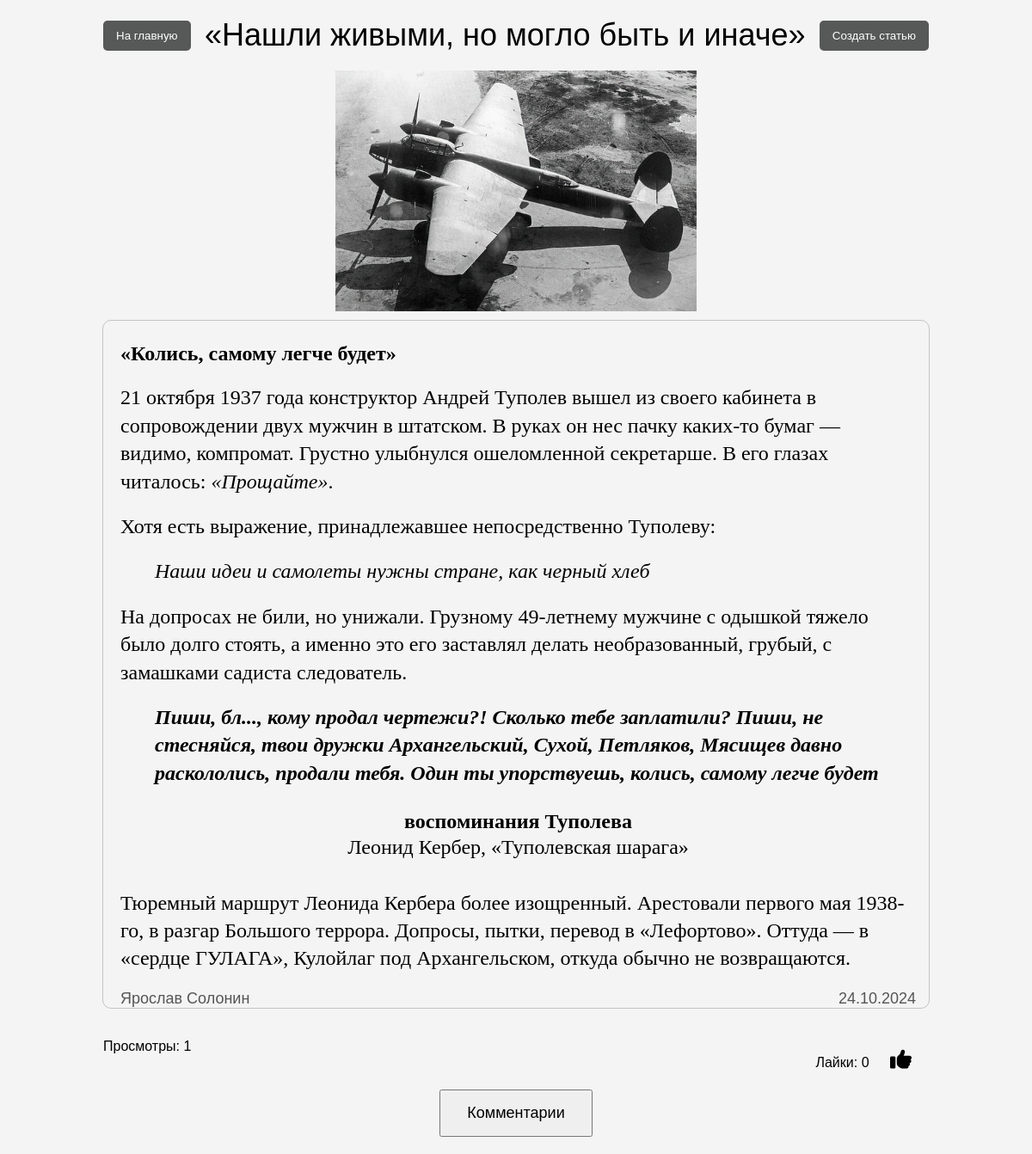
The app's page /public/news.php?id=13 with its own data.
### tables this page shows
CREATE TABLE `newstb` (
  `id` int(11) NOT NULL AUTO_INCREMENT,
  `art_title` varchar(255) NOT NULL,
  `avtor` varchar(45) NOT NULL,
  `descr` varchar(255) NOT NULL,
  `article` longtext NOT NULL,
  `img` varchar(600) NOT NULL,
  `data` date DEFAULT NULL,
  `likes` int(11) DEFAULT 0,
  `views` int(11) DEFAULT 0,
  PRIMARY KEY (`id`)
);

### public/news.php (the view, shortened to what this page needs)
<?php
    include '../config/db_config.php';
    if (isset($_GET['id'])) {
        $art_id = intval($_GET['id']);
        $stmt = $conn->prepare("SELECT * FROM newstb WHERE id = ?");
        $stmt->bind_param("i", $art_id);
        $stmt->execute();
        $result = $stmt->get_result();
        if ($result->num_rows > 0) {
            $article = $result->fetch_assoc();
        } else {
            echo "Article not found.";
            exit;
        }
    $user_has_liked = in_array($art_id, $_SESSION['liked_articles']);
} else {
        echo "Invalid article ID.";
        exit;
    }
?>
<!DOCTYPE html>
<html lang="en">
    <head>
        <link rel="stylesheet" href="https://cdnjs.cloudflare.com/ajax/libs/font-awesome/6.6.0/css/all.min.css">
        <link rel="stylesheet" type="text/css" href="../includes/css/news-style.css">
    </head>
    <body>
        <div class="title-container">
            <button class="home-button" onclick="window.location.href='main.php';">На главную</button>
            <div class="title">
                <p><?php echo htmlspecialchars($article['art_title']); ?></p>
            </div>
            <button class="navigate-button" onclick="window.location.href='addNews.php';">Создать статью</button>
        </div>
        <div class="image">
            <img src="<?php echo htmlspecialchars($article['img']); ?>" alt="Image">
        </div>
        <div class="news">
            <div class="news-text">
                <?php echo $article['article']; ?>
            </div>
            <div class="meta-info">
                <span class="author"><?php echo htmlspecialchars($article['avtor']); ?></span>
                <span class="date"><?php echo date('d.m.Y', strtotime($article['data'])); ?></span>
            </div>
        </div>
        <div class="views-likes">
            <span class="views">Просмотры: <?php echo htmlspecialchars($article['views']); ?></span>
            <span class="likes">
        <span class="likes-count">Лайки: <?php echo htmlspecialchars($article['likes']); ?></span>
                <form action="" method="post" style="display: inline;">
                    <?php if ($user_has_liked): ?>
                        <button type="submit" name="like_action" class="unlike-button">
                            <i class="fa-solid fa-thumbs-down"></i>
                        </button>
                    <?php else: ?>
                        <button type="submit" name="like_action" class="like-button">
                            <i class="fa-solid fa-thumbs-up"></i>
                        </button>
                    <?php endif; ?>
                </form>
            </span>
        </div>
        <button id="toggle-comments">Комментарии</button>
    </body>
</html>

### includes/css/news-style.css (style rules this page uses)
body { font-family: Arial, sans-serif; margin: 0; padding: 0; display: flex; flex-direction: column; align-items: center; min-height: 100vh; background-color: #f4f4f4; }
.title-container { display: flex; justify-content: space-between; align-items: center; width: 80%; margin-top: 20px; margin-bottom: 20px; }
.title { flex-grow: 1; text-align: center; margin: 0; }
.title p { font-size: 36px; margin: 0; }
.navigate-button, .home-button { background-color: rgb(87, 88, 88); color: white; border: none; border-radius: 5px; padding: 10px 15px; cursor: pointer; }
.image { width: 35%; margin-bottom: 10px; display: flex; justify-content: center; align-items: center; }
.image img { max-width: 100%; height: auto; }
.news { width: 80%; border: 1px solid #c4c4c4; border-radius: 10px; margin-bottom: 25px; }
.news-text { margin-top: 10px; margin-right: 15px; margin-left: 20px; margin-bottom: 5px; }
.news-text p { font-size: 20px; }
.meta-info { display: flex; justify-content: space-between; margin-top: 10px; font-size: 18px; color: #555; }
.author { margin-left: 20px; }
.date { margin-right: 15px; }
.views-likes { display: flex; justify-content: space-between; width: 80%; margin: 10px 0; }
.like-button, .unlike-button { padding: 10px 20px; font-size: 25px; background-color: #f4f4f4; border: none; border-radius: 5px; cursor: pointer; }
.likes-count { margin-left: 5px; }
#toggle-comments { margin-bottom: 20px; padding: 15px 30px; font-size: 18px; }

### records on screen
newstb: art_title "«Нашли живыми, но могло быть и иначе»", img (picture), article "«Колись, самому легче будет» 21 октября 1937 года конструктор Андрей Туполев вышел из своего кабинета в сопровождении двух мужчин в штатском. В руках он нес пачку каких-то бумаг — видимо, компромат. Грустно улыбнулся ошеломленной секретарше. В его глазах читалось: «Прощайте» . Хотя есть выражение, принадлежавшее непосредственно Туполеву: Наши идеи и самолеты нужны стране, как черный хлеб На допросах не били, но унижали. Грузному 49-летнему мужчине с одышкой тяжело было долго стоять, а именно это его заставлял делать необразованный, грубый, с замашками садиста следователь. Пиши, бл..., кому продал чертежи?! Сколько тебе заплатили? Пиши, не стесняйся, твои дружки Архангельский, Сухой,…", avtor "Ярослав Солонин", data "24.10.2024", views "1", likes "0"
